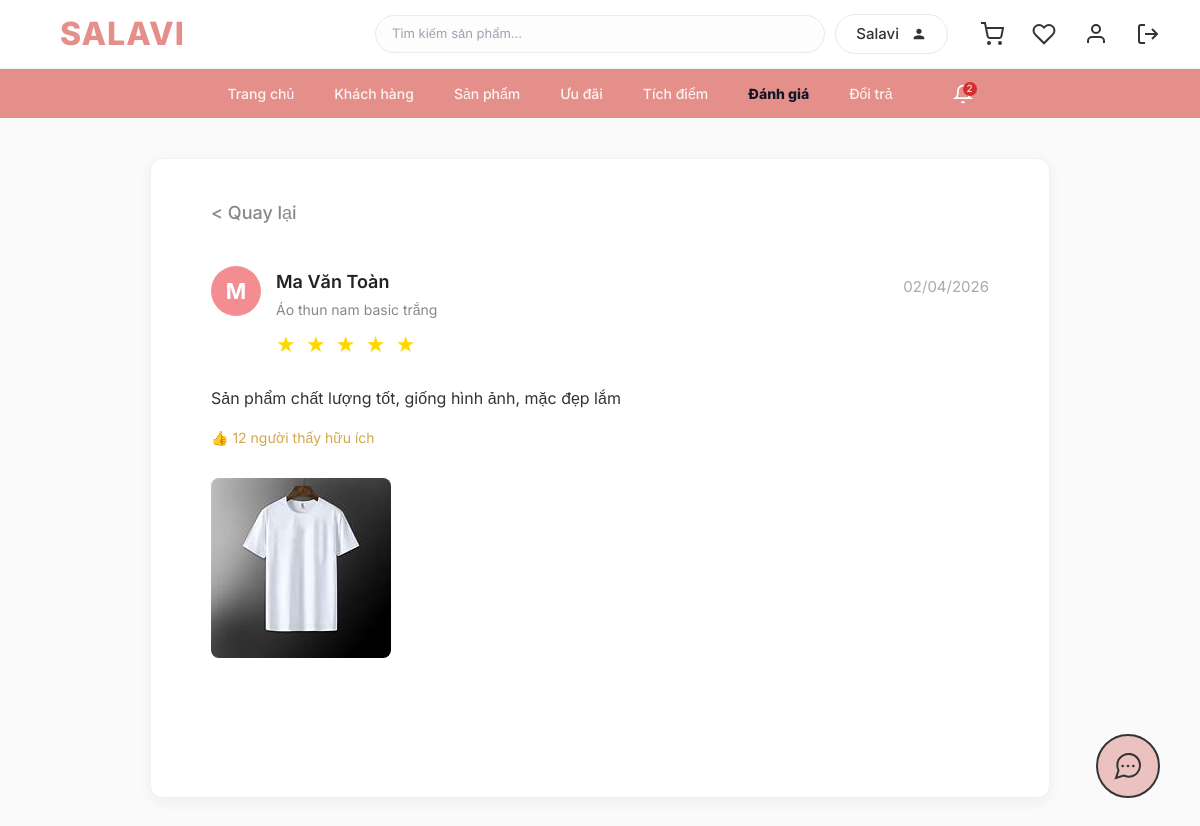
Screenshot of /danh-gia/review/DG00004/ with the database file from the repository.
### products/models.py (models this page shows, shortened)
class DanhGia(models.Model):
    MaDanhGia = models.CharField(max_length=10, primary_key=True)
    MaKH = models.ForeignKey(KhachHang, on_delete=models.CASCADE)
    MaSP = models.ForeignKey(SanPham, on_delete=models.CASCADE)
    SoSao = models.IntegerField()
    NoiDung = models.CharField(max_length=200, null=True, blank=True)
    HinhAnh = models.ImageField(upload_to='danhgia/', blank=True)
    NgayDanhGia = models.DateField()

class SanPham(models.Model):
    MaSP = models.CharField(max_length=10, primary_key=True)
    TenSP = models.CharField(max_length=100)
    MoTa = models.CharField(max_length=200, null=True, blank=True)
    Gia = models.DecimalField(max_digits=18, decimal_places=2)
    HinhAnh = models.ImageField(upload_to='sanpham/')

### accounts/models.py (models this page shows, shortened)
class KhachHang(models.Model):
    MaKH = models.CharField(max_length=10, primary_key=True)
    user = models.OneToOneField(User, on_delete=models.CASCADE)
    HoTen = models.CharField(max_length=50)
    DiaChi = models.CharField(max_length=200)

### cskh/views.py (the view)
# urls.py: path('danh-gia/review/<str:ma_dg>/', views.mot_danh_gia_view, name='mot_danh_gia'),
def mot_danh_gia_view(request, ma_dg):
    danh_gia = get_object_or_404(DanhGia.objects.select_related('MaKH', 'MaSP'), MaDanhGia=ma_dg)
    return render(request, 'cskh/mot_danh_gia.html', {'danh_gia': danh_gia})

### cskh/templates/cskh/mot_danh_gia.html (shortened to what this page needs)
{% extends 'base.html' %}
{% block content %}
<div class="single-review-container">
    <a href="{% url 'cskh:chi_tiet_danh_gia' danh_gia.MaSP.MaSP %}" class="back-link">&lt; Quay lại</a>
    <div class="review-header-row">
        <div class="reviewer-info-left">
            <div class="review-avatar">
                {{ danh_gia.MaKH.HoTen|make_list|first }}
            </div>
            <div class="reviewer-details">
                <div class="reviewer-name">{{ danh_gia.MaKH.HoTen }}</div>
                <div class="product-name-small">{{ danh_gia.MaSP.TenSP }}</div>
                <div class="review-stars">
                    {% for i in "12345"|make_list %}
                        {% if forloop.counter <= danh_gia.SoSao %}
                            ★
                        {% else %}
                            <span class="empty">★</span>
                        {% endif %}
                    {% endfor %}
                </div>
            </div>
        </div>
        <div class="review-date">{{ danh_gia.NgayDanhGia|date:"d/m/Y" }}</div>
    </div>
    <div class="review-text">
        {{ danh_gia.NoiDung }}
    </div>
    <div class="review-helpful">👍 12 người thấy hữu ích</div>
    {% if danh_gia.HinhAnh %}
        <img src="{{ danh_gia.HinhAnh.url }}" class="big-attached-image" alt="Hình ảnh đánh giá">
    {% endif %}
</div>
{% endblock %}

### static/css/style.css (style rules this page uses)
* { margin: 0; padding: 0; box-sizing: border-box; font-family: 'Inter', sans-serif; }
body { background: #fafafa; color: #333; }

### cskh/templates/cskh/mot_danh_gia.html (style rules this page uses)
.single-review-container { max-width: 900px; margin: 40px auto; background: white; padding: 40px 60px; border-radius: 12px; box-shadow: 0 4px 15px rgba(0,0,0,0.05); min-height: 80vh; border: 1px solid #f0f0f0; }
.back-link { color: #888; text-decoration: none; font-size: 18px; font-weight: 500; display: inline-block; margin-bottom: 40px; }
.review-header-row { display: flex; justify-content: space-between; align-items: flex-start; margin-bottom: 5px; }
.reviewer-info-left { display: flex; gap: 15px; }
.review-avatar { width: 50px; height: 50px; border-radius: 50%; background-color: #F38D91; color: white; display: flex; align-items: center; justify-content: center; font-size: 22px; font-weight: bold; flex-shrink: 0; }
.reviewer-details { margin-top: 2px; }
.reviewer-name { font-weight: 600; font-size: 18px; color: #222; margin-bottom: 4px; }
.product-name-small { color: #888; font-size: 14px; margin-bottom: 8px; }
.review-stars { color: #FFD700; font-size: 22px; letter-spacing: 2px; }
.review-date { color: #aaa; font-size: 15px; margin-top: 10px; }
.review-text { font-size: 16px; color: #333; line-height: 1.6; margin: 25px 0 15px 0; }
.review-helpful { color: #D3A74A; font-size: 14px; display: flex; align-items: center; gap: 6px; margin-bottom: 30px; }
.big-attached-image { max-width: 100%; max-height: 600px; border-radius: 8px; object-fit: contain; display: block; margin-top: 10px; }

### rows the page displays
DanhGia: MaKH.HoTen|make_list "M", MaKH.HoTen "Ma Văn Toàn", MaSP.TenSP "Áo thun nam basic trắng", SoSao 5 (drawn), NgayDanhGia "02/04/2026", NoiDung "Sản phẩm chất lượng tốt, giống hình ảnh, mặc đẹp lắm", HinhAnh (picture)

### other values shown
{{ nav_notifications_count }} "2"
